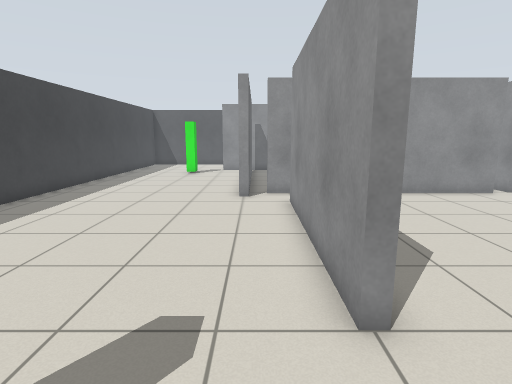
[1] (above)

21 first-person views from a walk through a world built for the Gazebo simulator. The camera is 1.2 m above the floor, tilts 10° down and sees 80° across. The floor is counted in squares, 0.5 m on a side. Each view is taken from the middle of a square. On the plan, view 1 faces up. The plan holds only what a view shows up to about 18 squares ahead; the rest is blank.

[2]
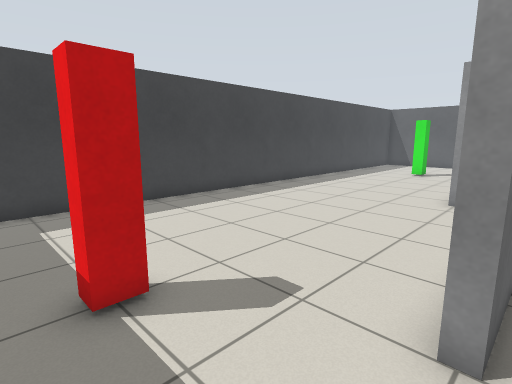

[3]
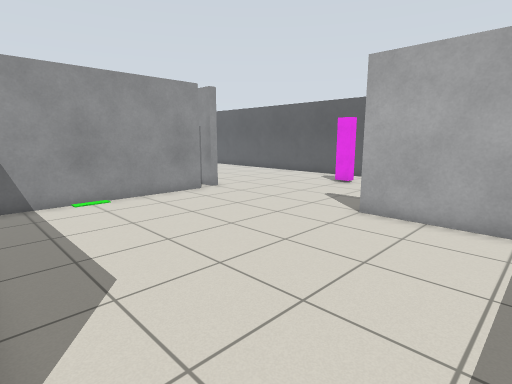

[4]
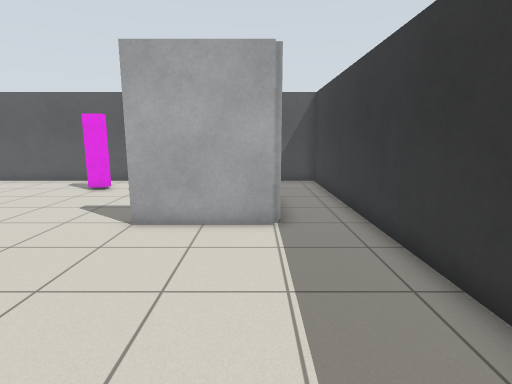

[5]
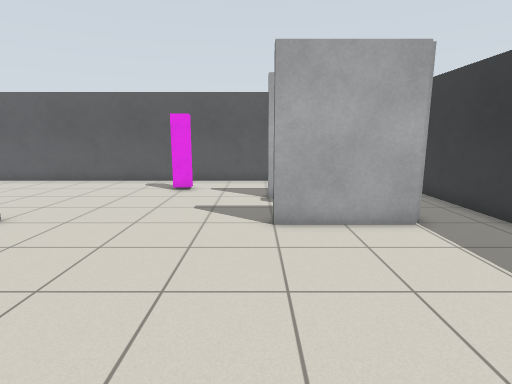

[6]
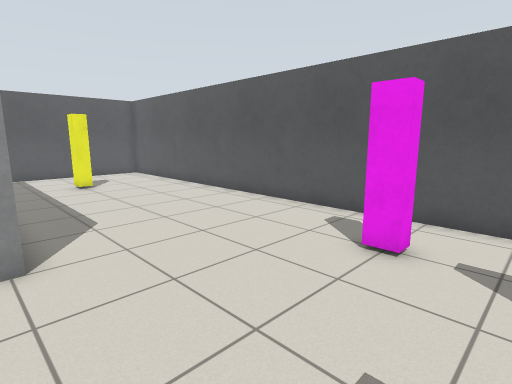

[7]
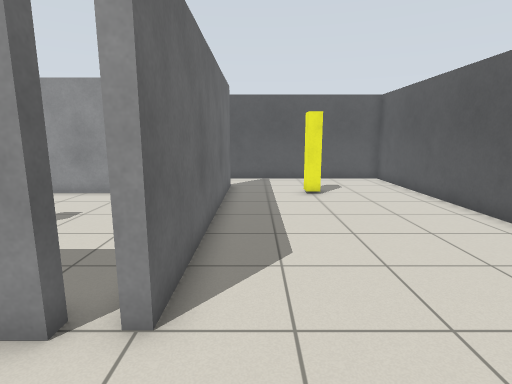

[8]
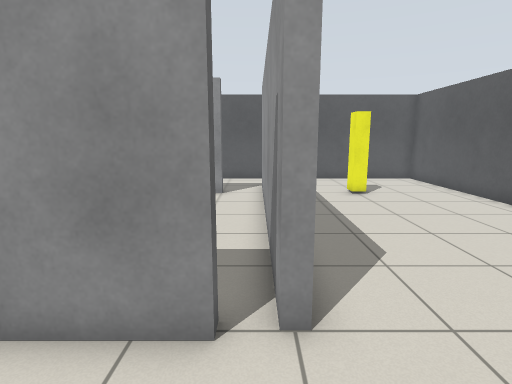

[9]
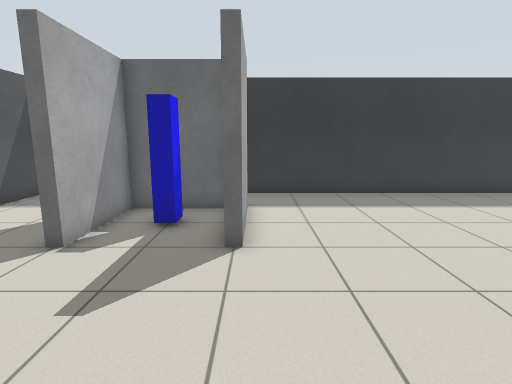

[10]
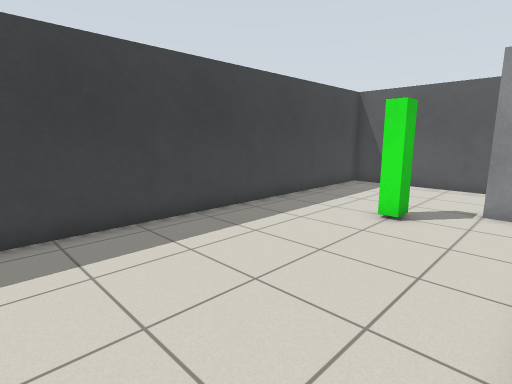

[11]
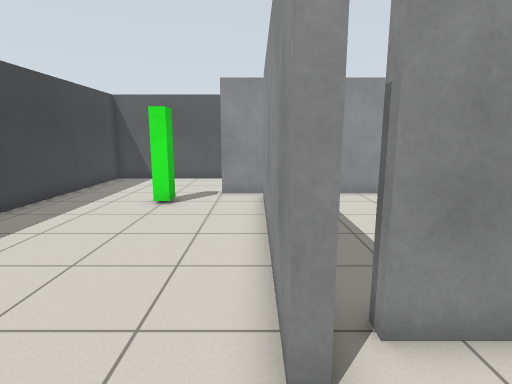

[12]
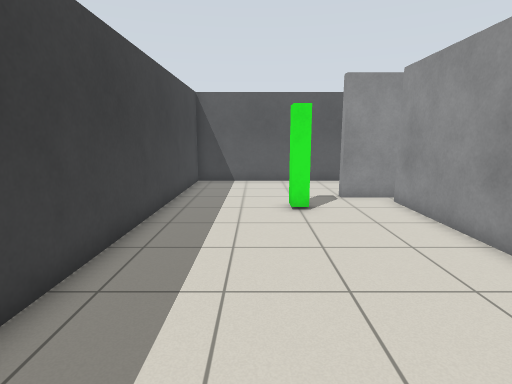

[13]
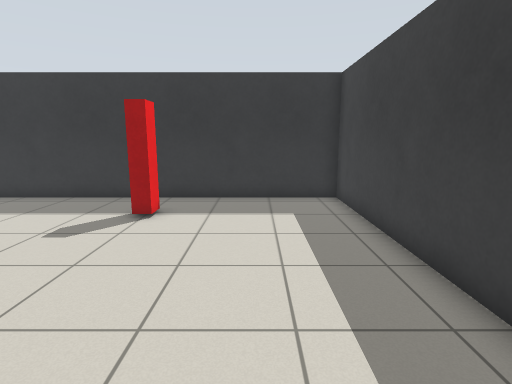

[14]
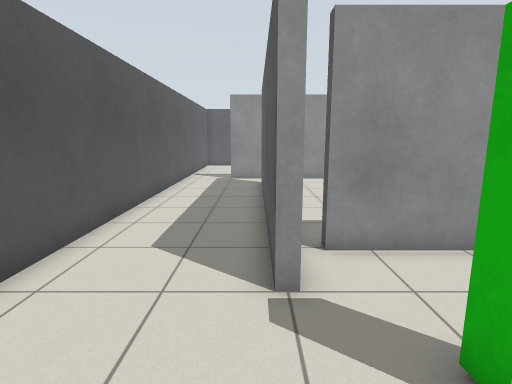

[15]
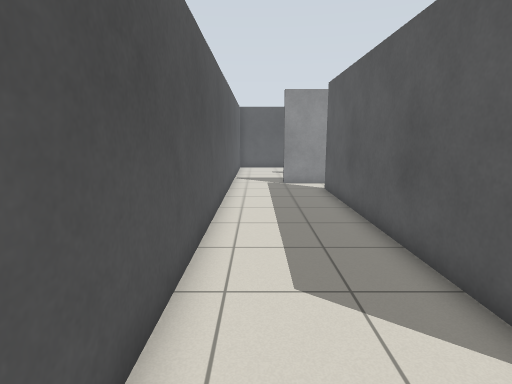

[16]
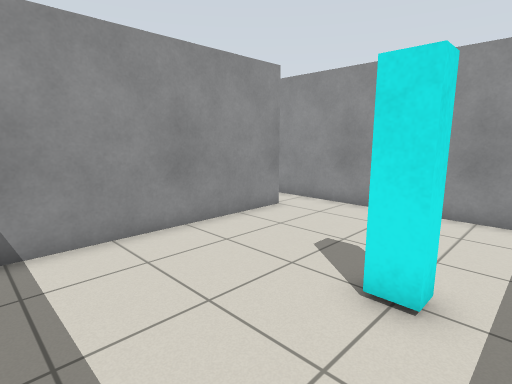

[17]
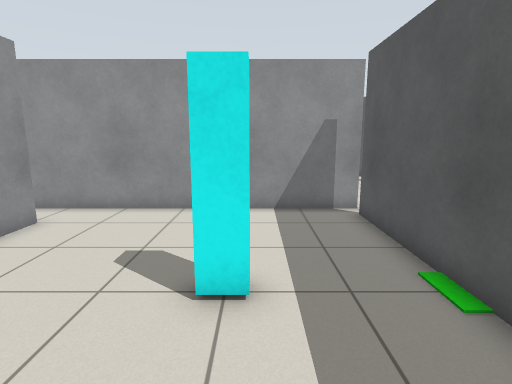

[18]
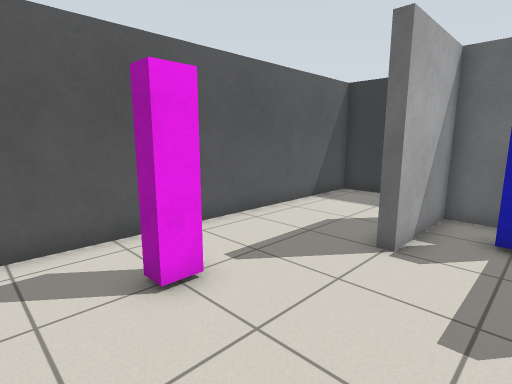

[19]
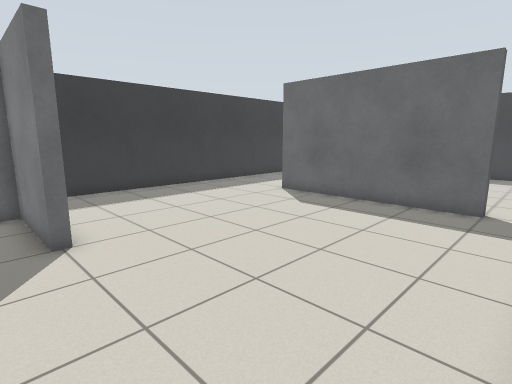

[20]
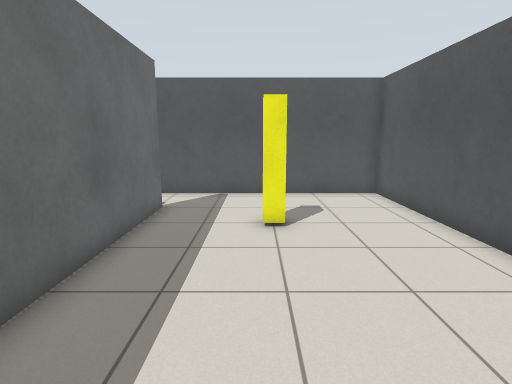

[21]
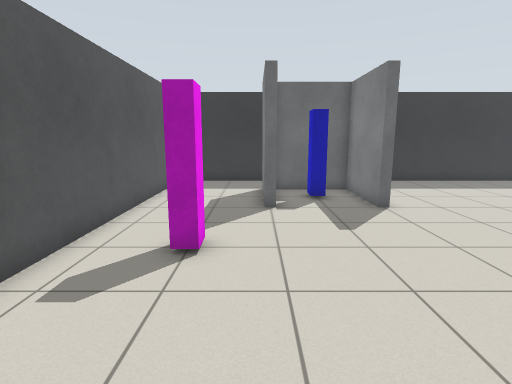

### Floor plan
Points are (right, up) in squares from view 1. A wall is a line through its corners. A room is listed if a view was taken in it or the views show most of it. See-through windows are left out.
Room 1 (views 1, 10, 11, 12, 13, 14, 15)
walls: (-0.3, 13.9) (-0.3, 13.1); (-0.2, 12.5) (-0.7, 12.5) (-0.7, 22.5); (1.5, 13.3) (0.5, 13.3) (0.5, 13.8); (-0.2, 23.3) (-2.5, 23.3) (-2.5, 23.7) (9.5, 23.7); (1.7, 3.5) (1.3, 3.5) (1.3, 11.5); (11.3, 24.5) (11.3, 25.5); (11.6, 28.3) (-9.3, 28.3) (-9.3, -1.3) (1.4, -1.3)
ways out: opening at (2, 1) to room 2; opening at (2, 12.5) to room 2; opening at (12, 27) to room 2; opening at (0, 23) to room 3; opening at (10.5, 24) to room 3
objects: green post (-5, 21) to (-4, 22); red post (-3, 1) to (-2, 2)
Room 2 (views 2, 3, 4, 5, 6, 7, 8, 9, 18, 19, 20, 21)
walls: (10.5, 13.7) (10.5, 13.3) (1.5, 13.3); (15.7, 5.1) (15.7, 2.8); (11.3, 1.4) (11.3, 5.5) (11.7, 5.5) (11.7, 1.7) (15.3, 1.7) (15.3, 5.5) (15.8, 5.5); (1.3, 11.5) (1.7, 11.5) (1.7, 3.5); (11.3, 25.5) (11.7, 25.5) (11.7, 13.5) (11.3, 13.5) (11.3, 14.5); (1.4, -1.3) (20.3, -1.3) (20.3, 28.3) (11.6, 28.3)
ways out: opening at (2, 1) to room 1; opening at (2, 12.5) to room 1; opening at (12, 27) to room 1; opening at (11, 14) to room 3
objects: blue post (13, 3) to (14, 4); yellow post (15, 23) to (16, 24); magenta post (17, 9) to (18, 10)
Room 3 (views 16, 17)
walls: (4.5, 13.7) (10.5, 13.7); (9.5, 23.7) (9.5, 23.3) (1.4, 23.3); (-0.3, 16.2) (-0.3, 15.5); (11.3, 14.5) (11.3, 24.5); (-0.7, 22.5) (-0.2, 22.5)
ways out: opening at (0, 23) to room 1; opening at (10.5, 24) to room 1; opening at (11, 14) to room 2
objects: cyan post (5, 17) to (6, 18)

Where each view was taken, in squares from view 1:
view 1: 0 up, 0 right, facing up
view 2: 0 up, 2 right, facing up-left
view 3: 1 up, 2 right, facing up-right
view 4: 2 up, 3 right, facing right
view 5: 6 up, 3 right, facing right
view 6: 7 up, 11 right, facing up-right
view 7: 10 up, 13 right, facing up
view 8: 10 up, 11 right, facing up
view 9: 12 up, 11 right, facing down
view 10: 12 up, 1 left, facing up-left
view 11: 10 up, 1 left, facing up
view 12: 11 up, 6 left, facing up
view 13: 11 up, 6 left, facing down
view 14: 24 up, 7 left, facing right
view 15: 27 up, 5 left, facing right
view 16: 16 up, 1 right, facing up-right
view 17: 17 up, 1 right, facing right
view 18: 12 up, 13 right, facing down-right
view 19: 13 up, 13 right, facing down-left
view 20: 15 up, 15 right, facing up
view 21: 16 up, 16 right, facing down
